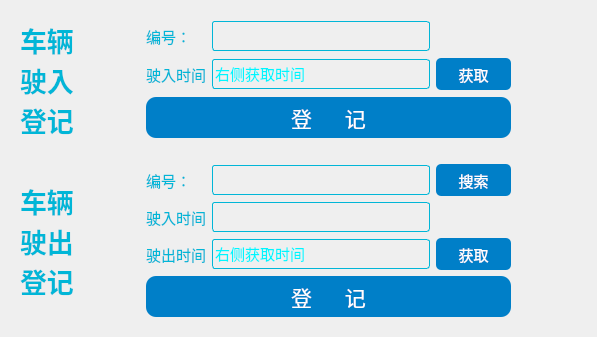
               <widget class="QWidget" name="widget_16" native="true">
                <layout class="QVBoxLayout" name="verticalLayout_7">
                 <item>
                  <widget class="QWidget" name="widget_14" native="true">
                   <property name="styleSheet">
                    <string notr="true">QLabel{
color: rgb(1, 182, 215);
}</string>
                   </property>
                   <layout class="QHBoxLayout" name="horizontalLayout_12">
                    <item>
                     <widget class="QLabel" name="label_31">
                      <property name="font">
                       <font>
                        <pointsize>20</pointsize>
                        <bold>true</bold>
                       </font>
                      </property>
                      <property name="styleSheet">
                       <string notr="true">QLabel{
color: rgb(1, 182, 215);
}</string>
                      </property>
                      <property name="text">
                       <string>车辆
驶入
登记</string>
                      </property>
                      <property name="wordWrap">
                       <bool>true</bool>
                      </property>
                     </widget>
                    </item>
                    <item>
                     <widget class="QLabel" name="label_2">
                      <property name="minimumSize">
                       <size>
                        <width>60</width>
                        <height>0</height>
                       </size>
                      </property>
                      <property name="text">
                       <string/>
                      </property>
                     </widget>
                    </item>
                    <item>
                     <layout class="QGridLayout" name="gridLayout_3">
                      <item row="0" column="0">
                       <widget class="QLabel" name="label_29">
                        <property name="font">
                         <font>
                          <family>黑体</family>
                          <pointsize>11</pointsize>
                         </font>
                        </property>
                        <property name="styleSheet">
                         <string notr="true"/>
                        </property>
                        <property name="text">
                         <string>编号：</string>
                        </property>
                       </widget>
                      </item>
                      <item row="0" column="1">
                       <widget class="LineEdit" name="car_id">
                        <property name="sizePolicy">
                         <sizepolicy hsizetype="Expanding" vsizetype="Fixed">
                          <horstretch>0</horstretch>
                          <verstretch>0</verstretch>
                         </sizepolicy>
                        </property>
                        <property name="minimumSize">
                         <size>
                          <width>0</width>
                          <height>30</height>
                         </size>
                        </property>
                        <property name="font">
                         <font>
                          <family>黑体</family>
                          <pointsize>11</pointsize>
                         </font>
                        </property>
                        <property name="styleSheet">
                         <string notr="true">border:1px solid rgb(1, 182, 215);
color: rgb(0, 246, 255);
border-radius:3px;
background-color: rgba(255, 255, 255, 0);</string>
                        </property>
                       </widget>
                      </item>
                      <item row="1" column="0">
                       <widget class="QLabel" name="label_30">
                        <property name="font">
                         <font>
                          <family>黑体</family>
                          <pointsize>11</pointsize>
                         </font>
                        </property>
                        <property name="text">
                         <string>驶入时间</string>
                        </property>
                       </widget>
                      </item>
                      <item row="1" column="1">
                       <widget class="LineEdit" name="in_time">
                        <property name="sizePolicy">
                         <sizepolicy hsizetype="Expanding" vsizetype="Fixed">
                          <horstretch>0</horstretch>
                          <verstretch>0</verstretch>
                         </sizepolicy>
                        </property>
                        <property name="minimumSize">
                         <size>
                          <width>0</width>
                          <height>30</height>
                         </size>
                        </property>
                        <property name="font">
                         <font>
                          <family>黑体</family>
                          <pointsize>11</pointsize>
                         </font>
                        </property>
                        <property name="styleSheet">
                         <string notr="true">border:1px solid rgb(1, 182, 215);
color: rgb(0, 246, 255);
border-radius:3px;
background-color: rgba(255, 255, 255, 0);</string>
                        </property>
                        <property name="text">
                         <string>右侧获取时间</string>
                        </property>
                       </widget>
                      </item>
                      <item row="2" column="0" colspan="3">
                       <widget class="QPushButton" name="dengji">
                        <property name="sizePolicy">
                         <sizepolicy hsizetype="Preferred" vsizetype="Fixed">
                          <horstretch>0</horstretch>
                          <verstretch>0</verstretch>
                         </sizepolicy>
                        </property>
                        <property name="minimumSize">
                         <size>
                          <width>365</width>
                          <height>41</height>
                         </size>
                        </property>
                        <property name="font">
                         <font>
                          <family>黑体</family>
                          <pointsize>16</pointsize>
                          <bold>false</bold>
                         </font>
                        </property>
                        <property name="styleSheet">
                         <string notr="true">QPushButton
{
    /*背景颜色*/  
	background-color:rgb(0, 127, 200);
    /*字体颜色为白色*/    
    color:rgb(255, 255, 255);
	/*设置按键四角为圆角*/
	border-radius :10px;
      
}	
QPushButton:pressed
{
    
    /*按下时字向右移动4像素*/  
    padding-left:4px;
    /*按下时字向下移动4像素*/  
    padding-top:4px;
}</string>
                        </property>
                        <property name="text">
                         <string>登      记</string>
                        </property>
                       </widget>
                      </item>
                      <item row="1" column="2">
                       <widget class="QPushButton" name="get_time">
                        <property name="sizePolicy">
                         <sizepolicy hsizetype="Preferred" vsizetype="Fixed">
                          <horstretch>0</horstretch>
                          <verstretch>0</verstretch>
                         </sizepolicy>
                        </property>
                        <property name="minimumSize">
                         <size>
                          <width>75</width>
                          <height>32</height>
                         </size>
                        </property>
                        <property name="font">
                         <font>
                          <family>黑体</family>
                          <pointsize>11</pointsize>
                         </font>
                        </property>
                        <property name="styleSheet">
                         <string notr="true">QPushButton
{
    /*背景颜色*/  
	background-color:rgb(0, 127, 200);
    /*字体颜色为白色*/    
    color:rgb(255, 255, 255);
	/*设置按键四角为圆角*/
	border-radius :5px;
      
}	
QPushButton:pressed
{
    
    /*按下时字向右移动4像素*/  
    padding-left:4px;
    /*按下时字向下移动4像素*/  
    padding-top:4px;
}</string>
                        </property>
                        <property name="text">
                         <string>获取</string>
                        </property>
                       </widget>
                      </item>
                     </layout>
                    </item>
                    <item>
                     <widget class="QLabel" name="label_4">
                      <property name="minimumSize">
                       <size>
                        <width>60</width>
                        <height>0</height>
                       </size>
                      </property>
                      <property name="text">
                       <string/>
                      </property>
                     </widget>
                    </item>
                   </layout>
                  </widget>
                 </item>
                 <item>
                  <widget class="QWidget" name="widget_15" native="true">
                   <property name="styleSheet">
                    <string notr="true">QLabel{
color: rgb(1, 182, 215);
}</string>
                   </property>
                   <layout class="QHBoxLayout" name="horizontalLayout_13">
                    <item>
                     <widget class="QLabel" name="label_32">
                      <property name="font">
                       <font>
                        <pointsize>20</pointsize>
                        <bold>true</bold>
                       </font>
                      </property>
                      <property name="text">
                       <string>车辆
驶出
登记</string>
                      </property>
                      <property name="wordWrap">
                       <bool>true</bool>
                      </property>
                     </widget>
                    </item>
                    <item>
                     <widget class="QLabel" name="label_18">
                      <property name="minimumSize">
                       <size>
                        <width>60</width>
                        <height>0</height>
                       </size>
                      </property>
                      <property name="text">
                       <string/>
                      </property>
                     </widget>
                    </item>
                    <item>
                     <layout class="QGridLayout" name="gridLayout_2">
                      <item row="0" column="0">
                       <widget class="QLabel" name="label_27">
                        <property name="font">
                         <font>
                          <family>黑体</family>
                          <pointsize>11</pointsize>
                         </font>
                        </property>
                        <property name="text">
                         <string>编号：</string>
                        </property>
                       </widget>
                      </item>
                      <item row="0" column="1">
                       <widget class="LineEdit" name="car_id_1">
                        <property name="sizePolicy">
                         <sizepolicy hsizetype="Expanding" vsizetype="Fixed">
                          <horstretch>0</horstretch>
                          <verstretch>0</verstretch>
                         </sizepolicy>
                        </property>
                        <property name="minimumSize">
                         <size>
                          <width>0</width>
                          <height>30</height>
                         </size>
                        </property>
                        <property name="font">
                         <font>
                          <family>黑体</family>
                          <pointsize>11</pointsize>
                         </font>
                        </property>
                        <property name="styleSheet">
                         <string notr="true">border:1px solid rgb(1, 182, 215);
color: rgb(0, 246, 255);
border-radius:3px;
background-color: rgba(255, 255, 255, 0);</string>
                        </property>
                       </widget>
                      </item>
                      <item row="1" column="0">
                       <widget class="QLabel" name="label_28">
                        <property name="font">
                         <font>
                          <family>黑体</family>
                          <pointsize>11</pointsize>
                         </font>
                        </property>
                        <property name="text">
                         <string>驶入时间</string>
                        </property>
                       </widget>
                      </item>
                      <item row="1" column="1">
                       <widget class="LineEdit" name="in_time_1">
                        <property name="sizePolicy">
                         <sizepolicy hsizetype="Expanding" vsizetype="Fixed">
                          <horstretch>0</horstretch>
                          <verstretch>0</verstretch>
                         </sizepolicy>
                        </property>
                        <property name="minimumSize">
                         <size>
                          <width>0</width>
                          <height>30</height>
                         </size>
                        </property>
                        <property name="font">
                         <font>
                          <family>黑体</family>
                          <pointsize>11</pointsize>
                         </font>
                        </property>
                        <property name="styleSheet">
                         <string notr="true">border:1px solid rgb(1, 182, 215);
color: rgb(0, 246, 255);
border-radius:3px;
background-color: rgba(255, 255, 255, 0);</string>
                        </property>
                       </widget>
                      </item>
                      <item row="2" column="0">
                       <widget class="QLabel" name="label_25">
                        <property name="font">
                         <font>
                          <family>黑体</family>
                          <pointsize>11</pointsize>
                         </font>
                        </property>
                        <property name="text">
                         <string>驶出时间</string>
                        </property>
                       </widget>
                      </item>
                      <item row="2" column="1">
                       <widget class="LineEdit" name="out_time_1">
                        <property name="sizePolicy">
                         <sizepolicy hsizetype="Expanding" vsizetype="Fixed">
                          <horstretch>0</horstretch>
                          <verstretch>0</verstretch>
                         </sizepolicy>
                        </property>
                        <property name="minimumSize">
                         <size>
                          <width>0</width>
                          <height>30</height>
                         </size>
                        </property>
                        <property name="font">
                         <font>
                          <family>黑体</family>
                          <pointsize>11</pointsize>
                         </font>
                        </property>
                        <property name="styleSheet">
                         <string notr="true">border:1px solid rgb(1, 182, 215);
color: rgb(0, 246, 255);
border-radius:3px;
background-color: rgba(255, 255, 255, 0);</string>
                        </property>
                        <property name="text">
                         <string>右侧获取时间</string>
                        </property>
                       </widget>
                      </item>
                      <item row="2" column="2">
                       <widget class="QPushButton" name="get_time_1">
                        <property name="minimumSize">
                         <size>
                          <width>75</width>
                          <height>32</height>
                         </size>
                        </property>
                        <property name="font">
                         <font>
                          <family>黑体</family>
                          <pointsize>11</pointsize>
                         </font>
                        </property>
                        <property name="styleSheet">
                         <string notr="true">QPushButton
{
    /*背景颜色*/  
	background-color:rgb(0, 127, 200);
    /*字体颜色为白色*/    
    color:rgb(255, 255, 255);
	/*设置按键四角为圆角*/
	border-radius :5px;
      
}	
QPushButton:pressed
{
    
    /*按下时字向右移动4像素*/  
    padding-left:4px;
    /*按下时字向下移动4像素*/  
    padding-top:4px;
}</string>
                        </property>
                        <property name="text">
                         <string>获取</string>
                        </property>
                       </widget>
                      </item>
                      <item row="0" column="2">
                       <widget class="QPushButton" name="sel_car">
                        <property name="minimumSize">
                         <size>
                          <width>75</width>
                          <height>32</height>
                         </size>
                        </property>
                        <property name="font">
                         <font>
                          <family>黑体</family>
                          <pointsize>11</pointsize>
                         </font>
                        </property>
                        <property name="styleSheet">
                         <string notr="true">QPushButton
{
    /*背景颜色*/  
	background-color:rgb(0, 127, 200);
    /*字体颜色为白色*/    
    color:rgb(255, 255, 255);
	/*设置按键四角为圆角*/
	border-radius :5px;
      
}	
QPushButton:pressed
{
    
    /*按下时字向右移动4像素*/  
    padding-left:4px;
    /*按下时字向下移动4像素*/  
    padding-top:4px;
}</string>
                        </property>
                        <property name="text">
                         <string>搜索</string>
                        </property>
                       </widget>
                      </item>
                      <item row="3" column="0" colspan="3">
                       <widget class="QPushButton" name="dengji_1">
                        <property name="sizePolicy">
                         <sizepolicy hsizetype="Preferred" vsizetype="Fixed">
                          <horstretch>0</horstretch>
                          <verstretch>0</verstretch>
                         </sizepolicy>
                        </property>
                        <property name="minimumSize">
                         <size>
                          <width>365</width>
                          <height>41</height>
                         </size>
                        </property>
                        <property name="font">
                         <font>
                          <family>黑体</family>
                          <pointsize>16</pointsize>
                          <bold>false</bold>
                         </font>
                        </property>
                        <property name="styleSheet">
                         <string notr="true">QPushButton
{
    /*背景颜色*/  
	background-color:rgb(0, 127, 200);
    /*字体颜色为白色*/    
    color:rgb(255, 255, 255);
	/*设置按键四角为圆角*/
	border-radius :10px;
      
}	
QPushButton:pressed
{
    
    /*按下时字向右移动4像素*/  
    padding-left:4px;
    /*按下时字向下移动4像素*/  
    padding-top:4px;
}</string>
                        </property>
                        <property name="text">
                         <string>登      记</string>
                        </property>
                       </widget>
                      </item>
                     </layout>
                    </item>
                    <item>
                     <widget class="QLabel" name="label_5">
                      <property name="minimumSize">
                       <size>
                        <width>60</width>
                        <height>0</height>
                       </size>
                      </property>
                      <property name="text">
                       <string/>
                      </property>
                     </widget>
                    </item>
                   </layout>
                  </widget>
                 </item>
                </layout>
               </widget>
